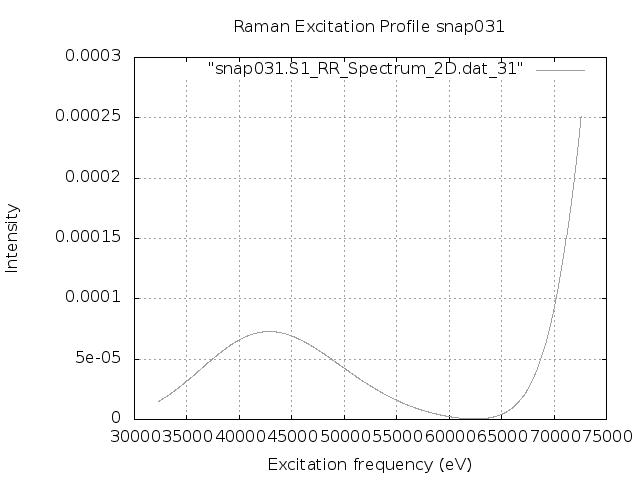

This chart was generated by the following gnuplot code:
set terminal png
set output "snap031.S1.REP.png"
set xlabel 'Excitation frequency (eV)'
set ylabel 'Intensity'
set title "Raman Excitation Profile snap031"
set grid
set autoscale
plot "snap031.S1_RR_Spectrum_2D.dat_31" with lines lc "blue"
exit
